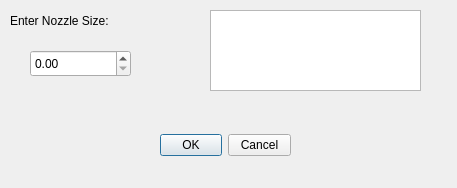
<?xml version="1.0" encoding="UTF-8"?>
<ui version="4.0">
 <class>Nozzle</class>
 <widget class="QDialog" name="Nozzle">
  <property name="geometry">
   <rect>
    <x>0</x>
    <y>0</y>
    <width>457</width>
    <height>188</height>
   </rect>
  </property>
  <property name="windowTitle">
   <string>Set Values</string>
  </property>
  <widget class="QLabel" name="label">
   <property name="geometry">
    <rect>
     <x>10</x>
     <y>0</y>
     <width>131</width>
     <height>41</height>
    </rect>
   </property>
   <property name="text">
    <string>Enter Nozzle Size:</string>
   </property>
  </widget>
  <widget class="QDoubleSpinBox" name="doubleSpinBox">
   <property name="geometry">
    <rect>
     <x>30</x>
     <y>50</y>
     <width>101</width>
     <height>27</height>
    </rect>
   </property>
  </widget>
  <widget class="QDialogButtonBox" name="buttonBox">
   <property name="geometry">
    <rect>
     <x>160</x>
     <y>130</y>
     <width>131</width>
     <height>31</height>
    </rect>
   </property>
   <property name="toolTip">
    <string>connect to port</string>
   </property>
   <property name="orientation">
    <enum>Qt::Horizontal</enum>
   </property>
   <property name="standardButtons">
    <set>QDialogButtonBox::Cancel|QDialogButtonBox::Ok</set>
   </property>
   <property name="centerButtons">
    <bool>false</bool>
   </property>
  </widget>
  <widget class="QTextBrowser" name="textBrowser">
   <property name="geometry">
    <rect>
     <x>210</x>
     <y>10</y>
     <width>211</width>
     <height>81</height>
    </rect>
   </property>
   <property name="html">
    <string>&lt;!DOCTYPE HTML PUBLIC &quot;-//W3C//DTD HTML 4.0//EN&quot; &quot;http://www.w3.org/TR/REC-html40/strict.dtd&quot;&gt;
&lt;html&gt;&lt;head&gt;&lt;meta name=&quot;qrichtext&quot; content=&quot;1&quot; /&gt;&lt;style type=&quot;text/css&quot;&gt;
p, li { white-space: pre-wrap; }
&lt;/style&gt;&lt;/head&gt;&lt;body style=&quot; font-family:'Ubuntu'; font-size:11pt; font-weight:400; font-style:normal;&quot;&gt;
&lt;p style=&quot; margin-top:0px; margin-bottom:0px; margin-left:0px; margin-right:0px; -qt-block-indent:0; text-indent:0px;&quot;&gt;&lt;img src=&quot;:/images(1).jpg&quot; /&gt;&lt;/p&gt;&lt;/body&gt;&lt;/html&gt;</string>
   </property>
  </widget>
 </widget>
 <resources>
  <include location="graphics/pics.qrc"/>
 </resources>
 <connections>
  <connection>
   <sender>buttonBox</sender>
   <signal>accepted()</signal>
   <receiver>Nozzle</receiver>
   <slot>accept()</slot>
   <hints>
    <hint type="sourcelabel">
     <x>140</x>
     <y>165</y>
    </hint>
    <hint type="destinationlabel">
     <x>176</x>
     <y>96</y>
    </hint>
   </hints>
  </connection>
  <connection>
   <sender>buttonBox</sender>
   <signal>rejected()</signal>
   <receiver>Nozzle</receiver>
   <slot>reject()</slot>
   <hints>
    <hint type="sourcelabel">
     <x>165</x>
     <y>165</y>
    </hint>
    <hint type="destinationlabel">
     <x>176</x>
     <y>96</y>
    </hint>
   </hints>
  </connection>
 </connections>
</ui>
